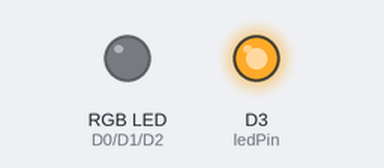
A sketch run on a simulated Particle Photon. Parts: an RGB LED mixed from three pins (HIGH = lit), output pins drawn as LEDs (lit = HIGH).

Above: at 0.09 s.
At 1.39 s:
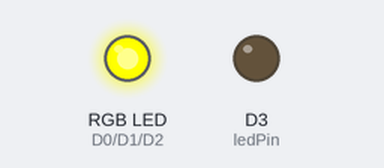
At 2.89 s:
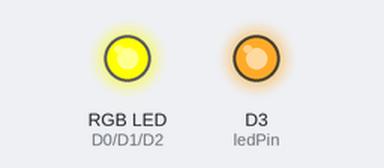
Timing chart, 0 to 3.2 s (numbered marks = the images above):
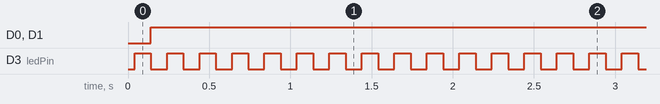

Measured:
- by itself, D0 (redPin), D1 (greenPin): LOW → HIGH at 0.14 s
- by itself, D3 (ledPin): alternates HIGH for 0.10 s and LOW for 0.10 s

The sketch:

LED.ino
```cpp
int redPin = D0;    // RED pin of the LED to PWM pin **A0**
int greenPin = D1;  // GREEN pin of the LED to PWM pin **D0**
int bluePin = D2;   // BLUE pin of the LED to PWM pin **D1**
int redValue = 255; // Full brightness for an ANODE RGB LED is 0, and off 255
int greenValue = 255; // Full brightness for an ANODE RGB LED is 0, and off 255
int blueValue = 255; // Full brightness for an ANODE RGB LED is 0, and off 255</td>


// Define a pin we'll place an LED on
int ledPin = D3;

// Our button wired to D0
int buttonPin = D4;

// Define a pin that we'll place the pot on
int potPin = A0;

// Create a variable to hold the pot reading
int potReading = 0;

String weatherIcon = "";
double temperature = 0;
double precipProbability = 0;
double precipIntensity = 0;

// Store the last time
// the webhook was called
long lastData = 0;

bool isLoading = false;


void setup()
{
  // Set up the LED for output
  pinMode(ledPin, OUTPUT);

  // Set up our RGB LED pins for output
  pinMode( redPin, OUTPUT);
  pinMode( greenPin, OUTPUT);
  pinMode( bluePin, OUTPUT);

  // For input, we define the
  // pushbutton as an input-pullup
  // this uses an internal pullup resistor
  // to manage consistent reads from the device

  pinMode( buttonPin , INPUT_PULLUP); // sets pin as input

  // Create a cloud variable of type integer
  // called 'dial' mapped to potReading

  Particle.variable("dial", &potReading, INT);

  Particle.subscribe("hook-response/forecast", handleForecastReceived, MY_DEVICES);

	// make the temperature values visible online
  Particle.variable("temp", &temperature, DOUBLE );

	getData();

}

void loop()
{
	checkForRefresh();

  if( isLoading ) {
    digitalWrite( ledPin, HIGH );
    delay( 100 );
    digitalWrite( ledPin, LOW );
  }

	displayTemperature();
  delay( 100 );

}

// Note that
// Full brightness for an ANODE RGB LED is 0, and off 255
// So we set our RGB values to be 255 - value (invert them)

void setRGBColor( int r, int g, int b ){

  redValue = r;
  greenValue = g;
  blueValue = b;

  analogWrite(redPin, 255 - redValue);
  analogWrite(greenPin, 255 - greenValue);
  analogWrite(bluePin, 255 - blueValue);
}

void checkForRefresh(){

  // has it been 10 minutes since we last updated
  if( lastData == 0 or lastData + 600000 < millis() )
  {
		// get data from the webhook
    getData();
		// if we're refreshing, set the time we last called the webhook to now
    lastData = millis();
  }
}


void getData()
{
	// Publish an event to trigger the webhook
	  Particle.publish("forecast", "40.4406,-79.9959", PRIVATE);

	  isLoading = true;

}


void displayTemperature()
{
	// the temperature from 40-80F into the color range of 0-255
  int tCol = map( (int)(temperature), 40, 80 , 0 , 255 );
	// make sure its in that range
	// not bigger or smaller!
  tCol = constrain( tCol, 0, 255 );

	// map the color in.
	// if t is high so is Red
	// if t is low, blue is high

  setRGBColor( tCol , 0, 255 - tCol );
}


void handleForecastReceived(const char *event, const char *data) {
  // Handle the integration response

  isLoading = false;


  String receivedStr =  String( data );
  int loc1 = 0;
  int loc2 = 0;
  int loc3 = 0;
  int loc4 = 0;

  loc1 = receivedStr.indexOf("~");

  weatherIcon = receivedStr.substring(0,loc1);

  loc2 = receivedStr.indexOf("~",loc1+1);
  temperature = (double) String(receivedStr.substring(loc1+1,loc2)).toFloat();

  loc3 = receivedStr.indexOf("~",loc2+1);
  precipProbability = (double) String(receivedStr.substring(loc2+1,loc3)).toFloat();

  loc4 = receivedStr.indexOf("~",loc3+1);
  precipIntensity = (double) String(receivedStr.indexOf(loc3+1)).toFloat();


}
```
